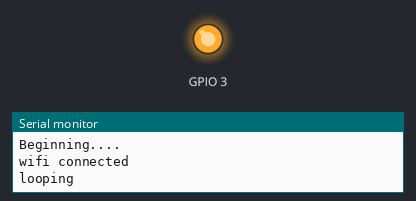
This sketch was run on a simulated ESP8266 (NodeMCU). Shown: output pins drawn as LEDs (lit = HIGH), the last lines printed to the serial monitor. WiFi joins after 1.5 s; servers stay silent unless stated.

Above: at 0.1 s.
At 9.05 s:
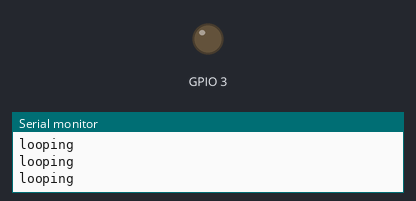
Timing chart, 0 to 10.6 s (numbered marks = the images above):
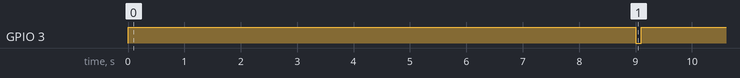

Measured:
- by itself, GPIO 3: HIGH → LOW at 9.0 s, → HIGH 0.10 s later

The sketch:

RST_pin.ino
```cpp
#include <ESP8266WiFi.h>

const static byte resetting_pin = 9;
static int getRealPinFromD(int D_pin){
     switch (D_pin) {
      case 0:
        return (16);
        break;
      case 1:
        return (5);
        break;
      case 2:
        return (4);
        break;
      case 3:
        return (0);
        break;
      case 4:
        return (2);
        break;
      case 5:
        return (14);
        break;
      case 6:
        return (12);
        break;
      case 7:
        return (13);
        break;
      case 8:
        return (15);
        break;
      case 9:
        return (3);
        break;
      case 10:
        return (1);
        break;
      default:
        return (16);//this should never be used.
        // statements
        break;
     }
  }

static void pulsingRST_Pin() {
  digitalWrite( getRealPinFromD( resetting_pin ), LOW ); //at this point RST will be connected to GND (according to PCB design)
  delay(100);
  digitalWrite( getRealPinFromD( resetting_pin ), HIGH ); //at this point it start HW resetting.
}

static void floatingRST() {
  digitalWrite( getRealPinFromD( resetting_pin ), HIGH );
}

void setup() {
  Serial.begin(115200);
  Serial.println("Beginning....");

  pinMode( getRealPinFromD( resetting_pin ) , OUTPUT );
  floatingRST();

//  if ( WiFi.config(local_IP, gateway, subnet) ) {//this allocates a static IP.  //comment for debugging in case this NodeMCU will use the DHCP of the local network router
    if ( WiFi.mode(WIFI_STA) ) {   //please follow this order: WiFi.config, then WiFi.mode(WIFI_STA) then WiFi.begin. https://github.com/esp8266/Arduino/issues/2371
      WiFi.begin("Electrotel_Dirani", "onlyforworkpls"); //Nothing would happen if we executed this twice - tested.
      Serial.println("wifi connected");
    }
//  }

}

int i = 0;

void loop() {
  Serial.println("looping");
  i++;
  if( i == 10 ) {
    pulsingRST_Pin();
  }

  delay(1000);
}
```
